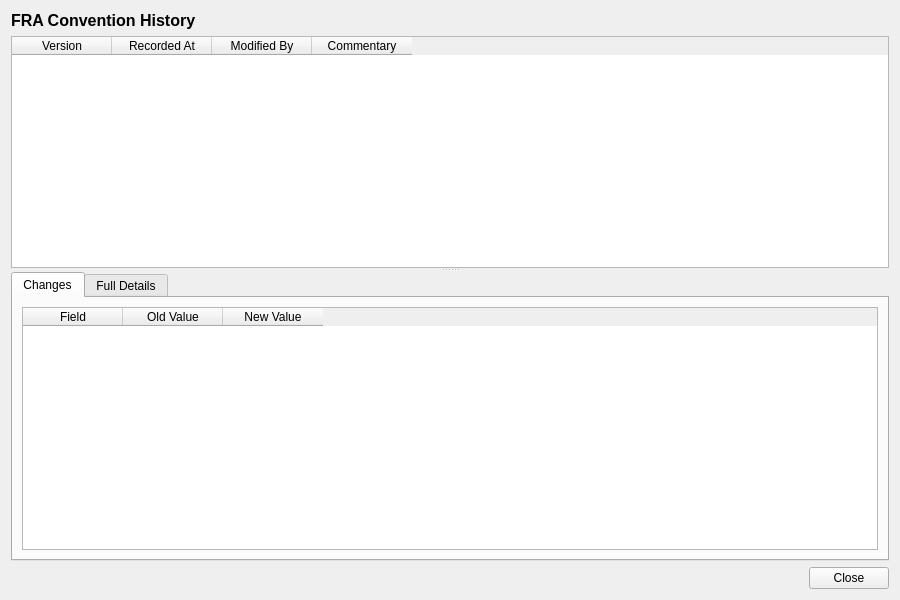
<?xml version="1.0" encoding="UTF-8"?>
<ui version="4.0">
 <class>FraConventionHistoryDialog</class>
 <widget class="QWidget" name="FraConventionHistoryDialog">
  <property name="geometry">
   <rect>
    <x>0</x>
    <y>0</y>
    <width>900</width>
    <height>600</height>
   </rect>
  </property>
  <property name="windowTitle">
   <string>FRA Convention History</string>
  </property>
  <layout class="QVBoxLayout" name="verticalLayout">
   <item>
    <widget class="QLabel" name="titleLabel">
     <property name="font">
      <font>
       <pointsize>12</pointsize>
       <bold>true</bold>
      </font>
     </property>
     <property name="text">
      <string>FRA Convention History</string>
     </property>
    </widget>
   </item>
   <item>
    <widget class="QSplitter" name="splitter">
     <property name="orientation">
      <enum>Qt::Vertical</enum>
     </property>
     <widget class="QTableWidget" name="versionListWidget">
      <property name="minimumHeight">
       <number>150</number>
      </property>
      <property name="maximumHeight">
       <number>250</number>
      </property>
      <property name="alternatingRowColors">
       <bool>true</bool>
      </property>
      <property name="editTriggers">
       <set>QAbstractItemView::NoEditTriggers</set>
      </property>
      <property name="selectionMode">
       <enum>QAbstractItemView::SingleSelection</enum>
      </property>
      <property name="selectionBehavior">
       <enum>QAbstractItemView::SelectRows</enum>
      </property>
      <column>
       <property name="text">
        <string>Version</string>
       </property>
      </column>
      <column>
       <property name="text">
        <string>Recorded At</string>
       </property>
      </column>
      <column>
       <property name="text">
        <string>Modified By</string>
       </property>
      </column>
      <column>
       <property name="text">
        <string>Commentary</string>
       </property>
      </column>
     </widget>
     <widget class="QWidget" name="detailWidget">
      <layout class="QVBoxLayout" name="detailLayout">
       <property name="leftMargin">
        <number>0</number>
       </property>
       <property name="topMargin">
        <number>0</number>
       </property>
       <property name="rightMargin">
        <number>0</number>
       </property>
       <property name="bottomMargin">
        <number>0</number>
       </property>
       <item>
        <widget class="QTabWidget" name="tabWidget">
         <property name="currentIndex">
          <number>0</number>
         </property>
         <widget class="QWidget" name="changesTab">
          <attribute name="title">
           <string>Changes</string>
          </attribute>
          <layout class="QVBoxLayout" name="changesTabLayout">
           <item>
            <widget class="QTableWidget" name="changesTableWidget">
             <property name="editTriggers">
              <set>QAbstractItemView::NoEditTriggers</set>
             </property>
             <property name="alternatingRowColors">
              <bool>true</bool>
             </property>
             <property name="selectionMode">
              <enum>QAbstractItemView::SingleSelection</enum>
             </property>
             <property name="selectionBehavior">
              <enum>QAbstractItemView::SelectRows</enum>
             </property>
             <column>
              <property name="text">
               <string>Field</string>
              </property>
             </column>
             <column>
              <property name="text">
               <string>Old Value</string>
              </property>
             </column>
             <column>
              <property name="text">
               <string>New Value</string>
              </property>
             </column>
            </widget>
           </item>
          </layout>
         </widget>
         <widget class="QWidget" name="fullDetailsTab">
          <attribute name="title">
           <string>Full Details</string>
          </attribute>
          <layout class="QVBoxLayout" name="fullDetailsTabLayout">
           <item>
            <widget class="QScrollArea" name="scrollArea">
             <property name="widgetResizable">
              <bool>true</bool>
             </property>
             <widget class="QWidget" name="scrollAreaWidgetContents">
              <property name="geometry">
               <rect>
                <x>0</x>
                <y>0</y>
                <width>560</width>
                <height>450</height>
               </rect>
              </property>
              <layout class="QFormLayout" name="formLayout">
               <item row="0" column="0">
                <widget class="QLabel" name="idLabel">
                 <property name="text">
                  <string>Id:</string>
                 </property>
                </widget>
               </item>
               <item row="0" column="1">
                <widget class="QLabel" name="idValue">
                 <property name="text">
                  <string/>
                 </property>
                </widget>
               </item>
               <item row="1" column="0">
                <widget class="QLabel" name="indexLabel">
                 <property name="text">
                  <string>Index:</string>
                 </property>
                </widget>
               </item>
               <item row="1" column="1">
                <widget class="QLabel" name="indexValue">
                 <property name="text">
                  <string/>
                 </property>
                </widget>
               </item>
               <item row="2" column="0">
                <widget class="QLabel" name="versionNumberLabel">
                 <property name="text">
                  <string>Version:</string>
                 </property>
                </widget>
               </item>
               <item row="2" column="1">
                <widget class="QLabel" name="versionNumberValue">
                 <property name="text">
                  <string/>
                 </property>
                </widget>
               </item>
               <item row="3" column="0">
                <widget class="QLabel" name="modifiedByLabel">
                 <property name="text">
                  <string>Modified By:</string>
                 </property>
                </widget>
               </item>
               <item row="3" column="1">
                <widget class="QLabel" name="modifiedByValue">
                 <property name="text">
                  <string/>
                 </property>
                </widget>
               </item>
               <item row="4" column="0">
                <widget class="QLabel" name="recordedAtLabel">
                 <property name="text">
                  <string>Recorded At:</string>
                 </property>
                </widget>
               </item>
               <item row="4" column="1">
                <widget class="QLabel" name="recordedAtValue">
                 <property name="text">
                  <string/>
                 </property>
                </widget>
               </item>
               <item row="5" column="0">
                <widget class="QLabel" name="changeCommentaryLabel">
                 <property name="text">
                  <string>Change Commentary:</string>
                 </property>
                </widget>
               </item>
               <item row="5" column="1">
                <widget class="QLabel" name="changeCommentaryValue">
                 <property name="text">
                  <string/>
                 </property>
                 <property name="wordWrap">
                  <bool>true</bool>
                 </property>
                </widget>
               </item>
              </layout>
             </widget>
            </widget>
           </item>
          </layout>
         </widget>
        </widget>
       </item>
      </layout>
     </widget>
    </widget>
   </item>
   <item>
    <layout class="QHBoxLayout" name="buttonLayout">
     <item>
      <spacer name="horizontalSpacer">
       <property name="orientation">
        <enum>Qt::Horizontal</enum>
       </property>
       <property name="sizeHint" stdset="0">
        <size><width>40</width><height>20</height></size>
       </property>
      </spacer>
     </item>
     <item>
      <widget class="QPushButton" name="closeButton">
       <property name="text">
        <string>Close</string>
       </property>
      </widget>
     </item>
    </layout>
   </item>
  </layout>
 </widget>
 <resources/>
 <connections/>
</ui>
